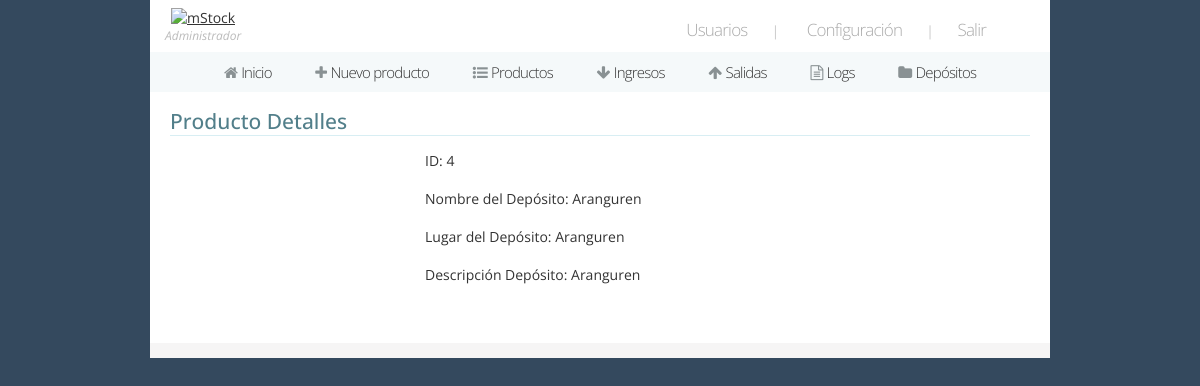
/deposito_detalle/4 (signed in), run on the app's committed database.
### mystock/models.py (models this page shows, shortened)
class Rol(models.Model):
	name = models.CharField(max_length=20)

class Deposito(models.Model):
	name = models.CharField(max_length=200)
	place = models.CharField(max_length=200)
	descrp = models.CharField(max_length=400)
	date_added = models.DateField(auto_now=True)

### mystock/views.py (the view)
# urls.py: path('deposito_detalle/<int:id>', deposito_detalle, name = 'deposito_detalle'),
@login_required
def deposito_detalle(request, id):
	user = request.user
	usuario = Usuario.objects.get(id = user.id)
	deposito = Deposito.objects.get(pk = id)
	ctx = {'pagina':15,
		'datos':[usuario.role.id, usuario.role.name],
		'deposito':deposito }
	return(render(request, 'deposito_detalle.html', ctx))

### mystock/templates/deposito_detalle.html (shortened to what this page needs)
{% extends 'header.html' %}
{% load static %}
{% block cuerpo %}
<div class="wrapper-pad">
	<h2>Producto Detalles</h2>
		<div class="center">
			<div class="form">
				ID: {{ deposito.id }} <br> <br>
				Nombre del Depósito: {{ deposito.name }} <br /><br />
				Lugar del Depósito: {{ deposito.place }} <br /><br />
				Descripción Depósito: {{ deposito.descrp }} <br /><br />
			</div>
		</div>
	</div>
	<div class="border" style="margin-bottom:30px;"></div>
</div>
{% endblock %}

### mystock/templates/header.html (shortened to what this page needs)
{% load static %}
<!DOCTYPE HTML>
<html>
	{% if pagina == 1%}
		<link type="text/css" rel="stylesheet" href="{% static 'media/css/home.css' %}" media="all" />
	{% else %}
		<link type="text/css" rel="stylesheet" href="{% static 'media/css/site.css' %}" media="all" />
		<link type="text/css" rel="stylesheet" href="{% static 'media/css/site-forms.css' %}" media="all" />
		<link type="text/css" rel="stylesheet" href="{% static 'media/css/site-responsive.css' %}" media="all" />
	{% endif %}
	<link href="https://maxcdn.bootstrapcdn.com/font-awesome/4.2.0/css/font-awesome.min.css" rel="stylesheet">
	<body>
		<div id="main-wrapper">
			<div id="header">
				<div class="left">
					<a href="https://google.com/" target='_blank'><img src="{% static 'mystock/logo3x.png' %}" width="150" height="50" alt="mStock" /></a>
					<div style="font-size:12px; font-style:italic;color:#bbb;">{{ datos.1 }}</div>
				</div>
				<div class="right">
					{% if datos.0 == 1 or datos.0 == 2 or datos.0 == 3 %}
						<a href="users.php" title="Users">Usuarios</a>|
					{% endif %}
					<a href="settings.php" title="Settings">Configuración</a>|
					<a href="{% url 'salir' %}" title="Logout">Salir</a>
				</div>
			</div>
			<div id="menu">
				<ul id="menuli">
					{% if datos.0 == 1 or datos.0 == 2 %}
						<li {% if pagina == 1 %} class="active" {% endif %}><a href="{% url 'home' %}" title="Home"><i class="fa fa-home"></i> Inicio</a></li>
					{% endif %}
					{% if datos.0 == 1 or datos.0 == 2 or datos.0 == 3 %}
						<li {% if pagina == 2 %} class="active" {% endif %}><a href="{% url 'producto_ab' 0 %}" title="New Producto"><i class="fa fa-plus"></i> Nuevo producto</a></li>
					{% endif %}
					<li {% if pagina == 3 %} class="active" {% endif %}><a href="{% url 'productos' 1 0 %}" title="Productos"><i class="fa fa-list-ul"></i> Productos</a></li>
					<li {% if pagina == 4 %} class="active" {% endif %}><a href="check-in.php" title="Check-In Producto"><i class="fa fa-arrow-down"></i> Ingresos</a></li>
					<li {% if pagina == 5 %} class="active" {% endif %}><a href="check-out.php" title="Check-Out Producto"><i class="fa fa-arrow-up"></i> Salidas</a></li>
					{% if datos.0 == 1 or datos.0e == 2 or datos.0 == 3 %}
						<li {% if pagina == 6 %} class="active" {% endif %}><a href="{% url 'logs' %}" title="Logs"><i class="fa fa-file-text-o"></i> Logs</a></li>
					{% endif %}
					<li {% if pagina == 7 %} class="active" {% endif %}><a href="{% url 'depositos' %}" title="Depósitos"><i class="fa fa-folder"></i> Depósitos</a></li>
				</ul>
			</div>
			{% block cuerpo %}
			{% endblock %}
	</body>
</html>

### mystock/static/media/css/site.css (style rules this page uses)
* { margin:0; padding:0; font-family:Open Sans; color:#333; outline:none; }
body, html { text-align:center; background-color:#34495e; width:100%; font-size:14px; }
.center { text-align:center; }
.border { width:100%; height:15px; background-color:#f6f5f5; }
h2 { display:inline-block; width:100%; text-align:left; border-bottom:1px solid #d8eef3; color:#527f8a; font-weight:500; margin:15px 0 5px 0; }
#main-wrapper { margin:0 auto; width:900px; background-color:#FFF; }
#main-wrapper .wrapper-pad { margin:0; padding:0 20px; }
#header .left { float:left; padding:8px 0 0 15px; }
#header .right { float:right; margin:18px 40px 0 0; color:#aaa; font-weight:300; }
#header .right a, #header .right a:active, #header .right a:visited { font-weight:300; font-size:17px; color:#aaa; text-decoration:none; letter-spacing:-0.8px; }
#header .right a { margin-right:24px; margin-left:24px; }
#header .right a:first-child { margin-right:24px; }
#header .right a:last-child { margin-left:20px; }
#menu { width:100%; margin-top:8px; background-color:#f5f9fa; }
#menu ul#menuli { list-style:none; }
#menu ul#menuli li { display:inline-block; margin:0; }
#menu ul#menuli li a { padding:10px 20px; display:inline-block; font-weight:300; font-size:15px; letter-spacing:-0.8px; text-decoration:none; color:#333; margin:0; }
#menu ul#menuli li a i { margin-right:1px; color:#899193; }

### mystock/static/media/css/site-forms.css (style rules this page uses)
#main-wrapper .form { margin:10px auto auto auto; width:350px; text-align:left; }

### data on the page
Rol: name "Administrador"
Deposito: id "4", name "Aranguren", place "Aranguren", descrp "Aranguren"
